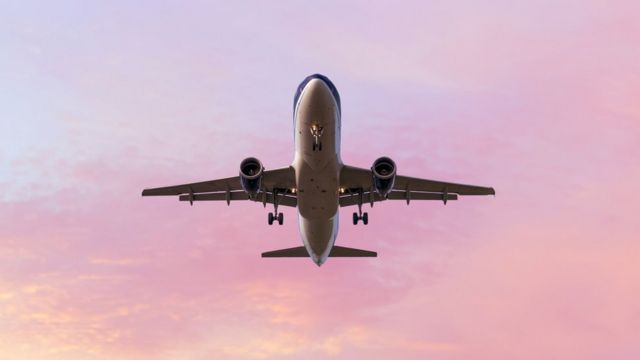
#> input picture AVIAO_01.jpg, 640 x 360 px
$ python expacoCores.py
#> lines starting #> are read from the running program, lines starting #| are printed output that depends on the picture
import numpy as np
import cv2
import matplotlib.pyplot as plt

# Carregans imagem
img = cv2.imread('AVIAO_01.jpg')
#> img is the input picture: shape (360, 640, 3); mean B, G, R 193.2, 177.8, 212.5


# Convertendo espaço de cores
img_rgb = cv2.cvtColor(img, cv2.COLOR_BGR2RGB)
img_gray = cv2.cvtColor(img, cv2.COLOR_BGR2GRAY)
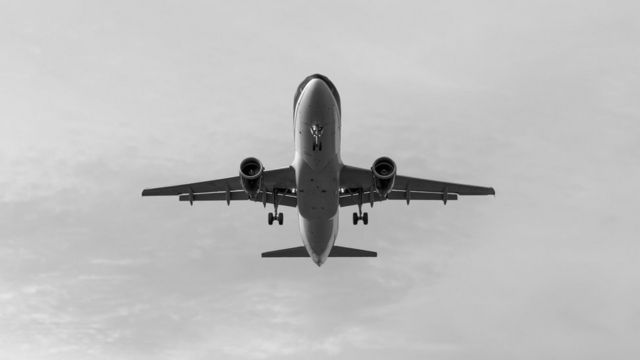
#> img_gray: shape (360, 640); min 0, max 251, mean 190
img_hsv = cv2.cvtColor(img, cv2.COLOR_BGR2HSV)
#> img_hsv: shape (360, 640, 3); mean H, S, V 140.3, 47.4, 215.4
img_hls = cv2.cvtColor(img, cv2.COLOR_BGR2HLS)
#> img_hls: shape (360, 640, 3); mean of channels 0, 1, 2 140.5, 196.4, 99.3

#plot imagens
imagens = [img_rgb,img_gray,img_hsv,img_hls]

for i in range(4):
    plt.subplot(2,2,i+1)
    plt.imshow(imagens[i],'gray')
    plt.xticks([]),plt.yticks([])
plt.show()
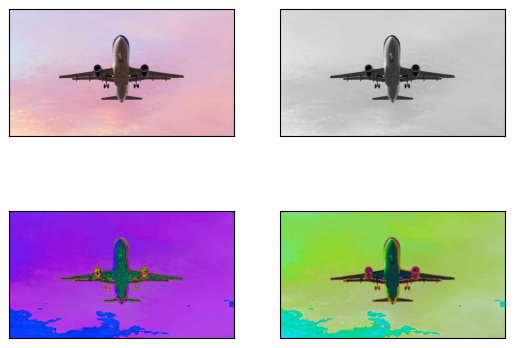
#> figure drawn by matplotlib, 4 panels


plt.show()

$ run again, with CASTELO_01.jpeg copied over AVIAO_01.jpg
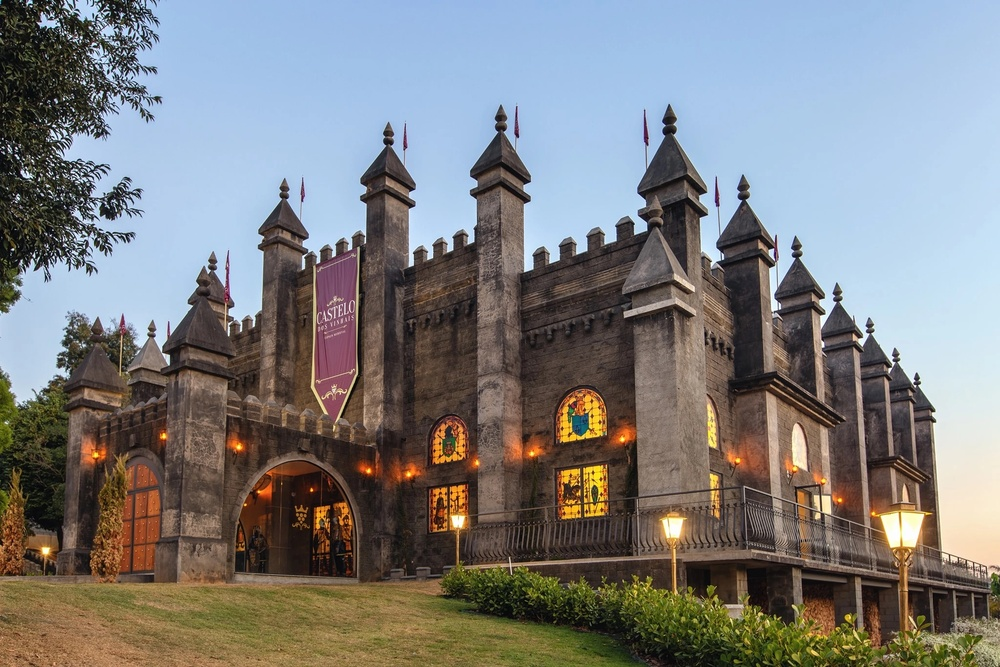
#> input picture CASTELO_01.jpeg, 1000 x 667 px, shrunk from 2048 x 1365 before the run
#> img is the input picture: shape (667, 1000, 3); mean B, G, R 125.5, 125.3, 125.3
#> `img_gray = cv2.cvtColor(img, cv2.COLOR_BGR2GRAY)`:
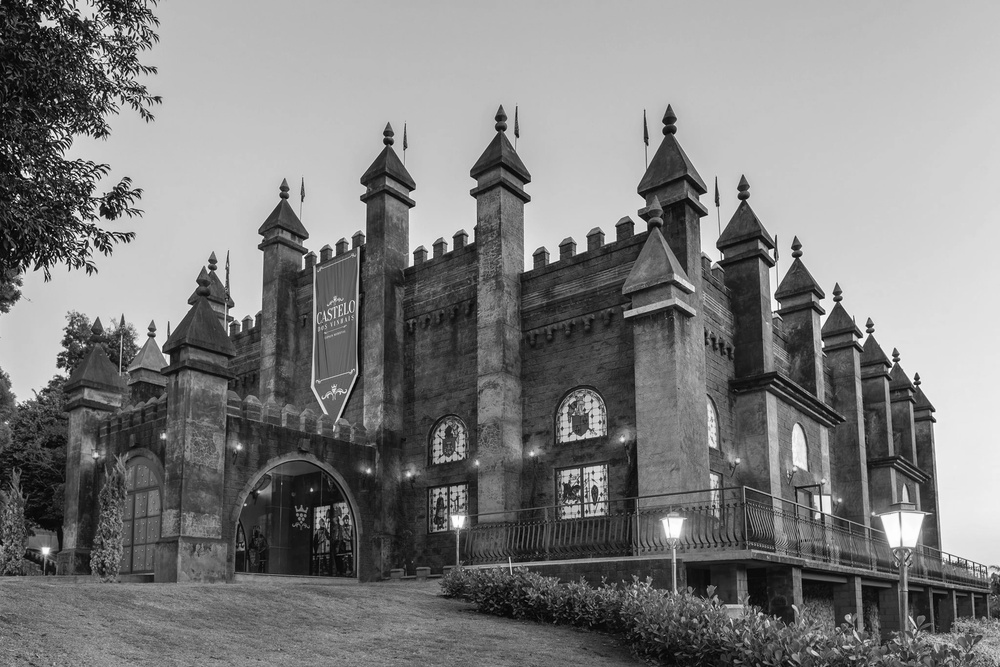
#> img_gray: shape (667, 1000); min 0, max 255, mean 125.3
#> img_hsv: shape (667, 1000, 3); mean H, S, V 58.7, 83.2, 147.7
#> img_hls: shape (667, 1000, 3); mean of channels 0, 1, 2 58.7, 125.6, 99.5
#> `plt.show()`:
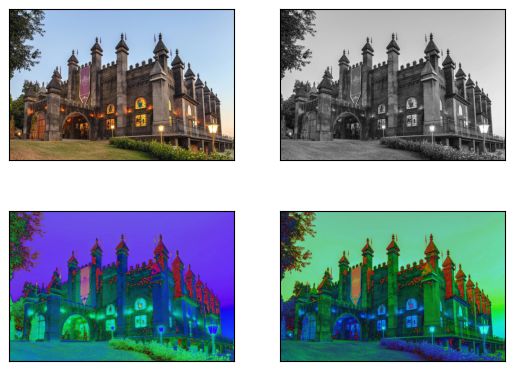
#> figure drawn by matplotlib, 4 panels
